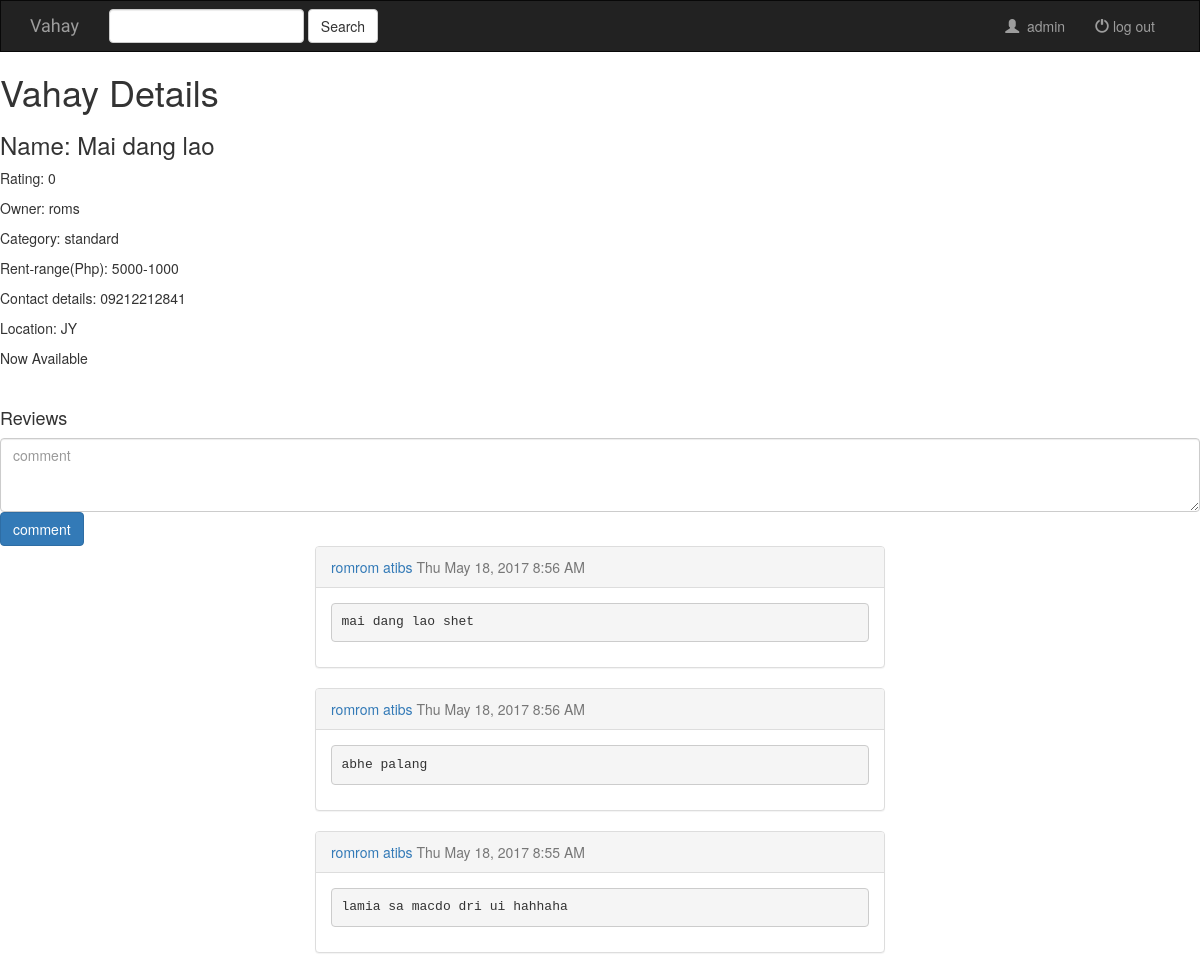
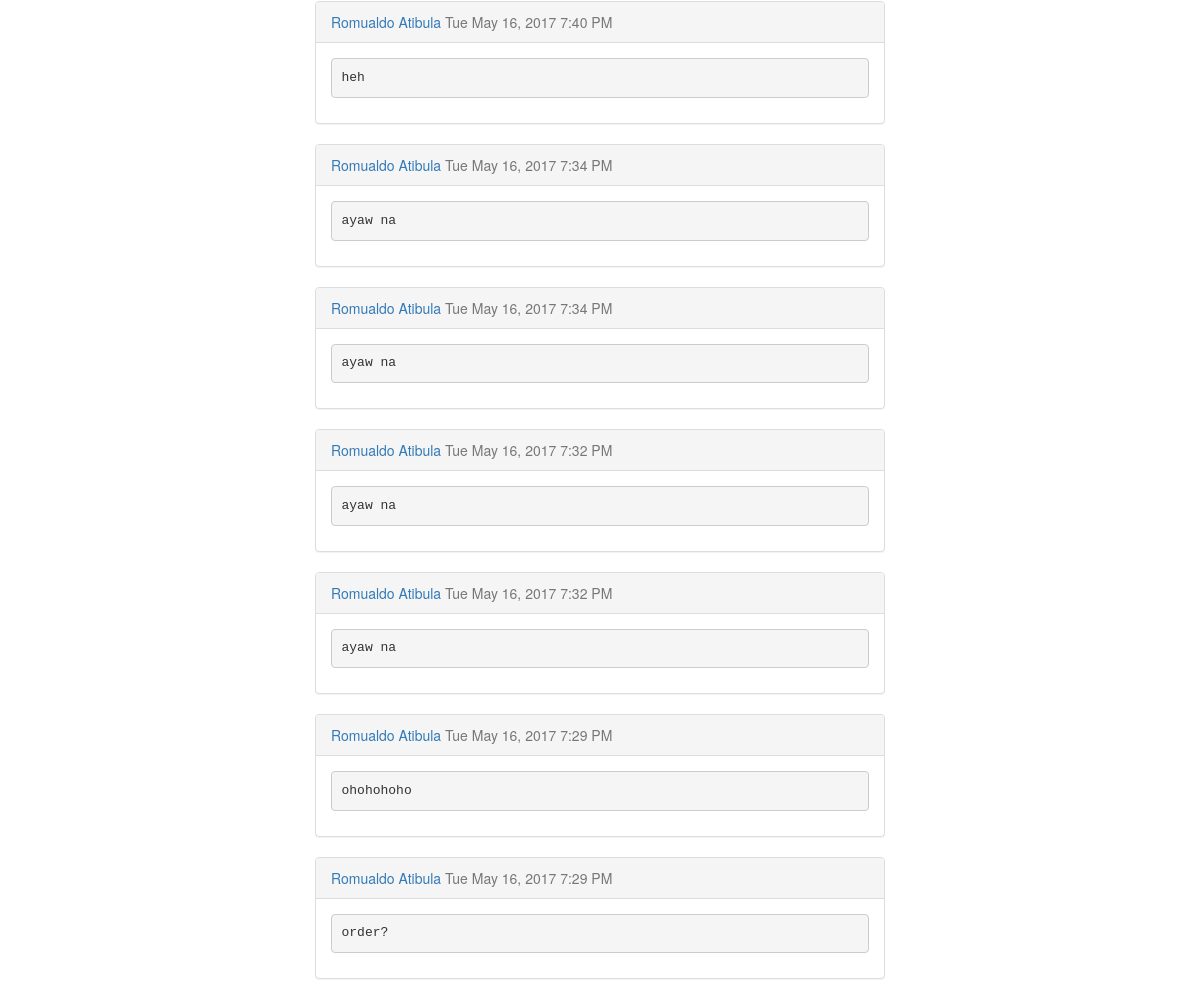
/vahay/vahay-details/4/ (signed in), run on an earlier commit of the app's database (2 pictures, top to bottom).
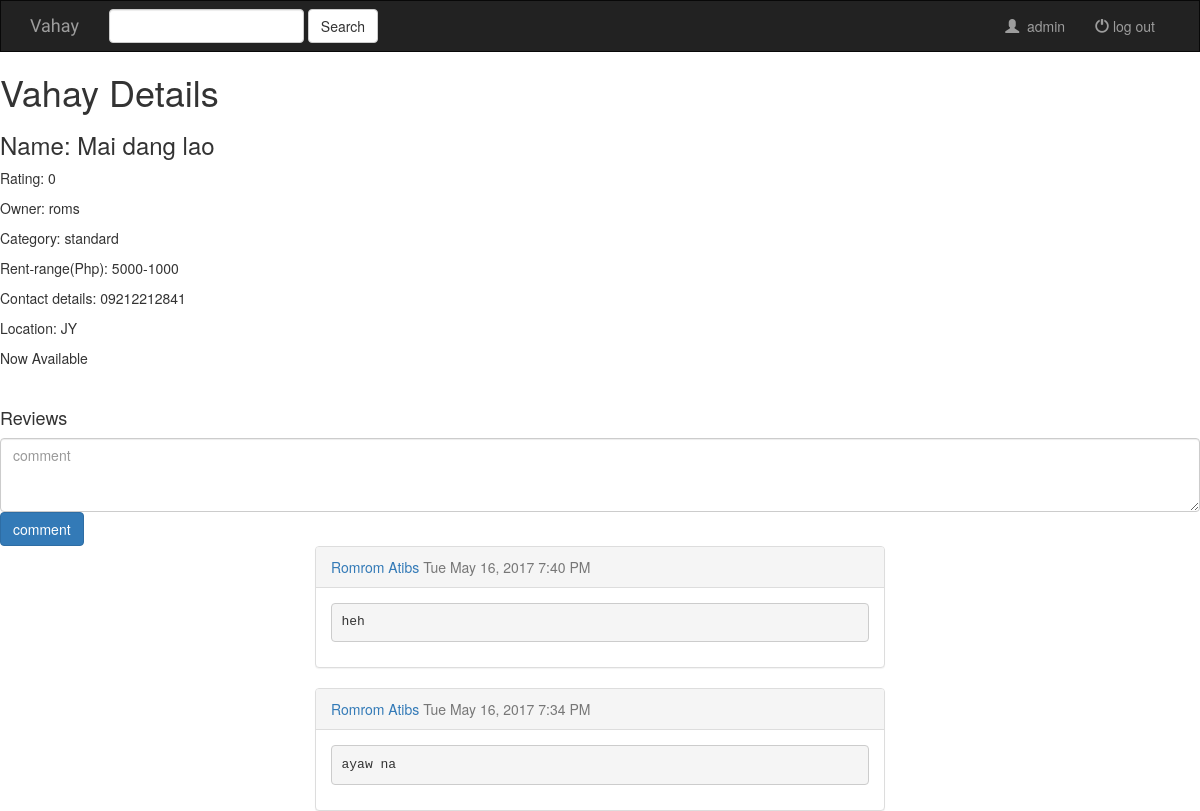
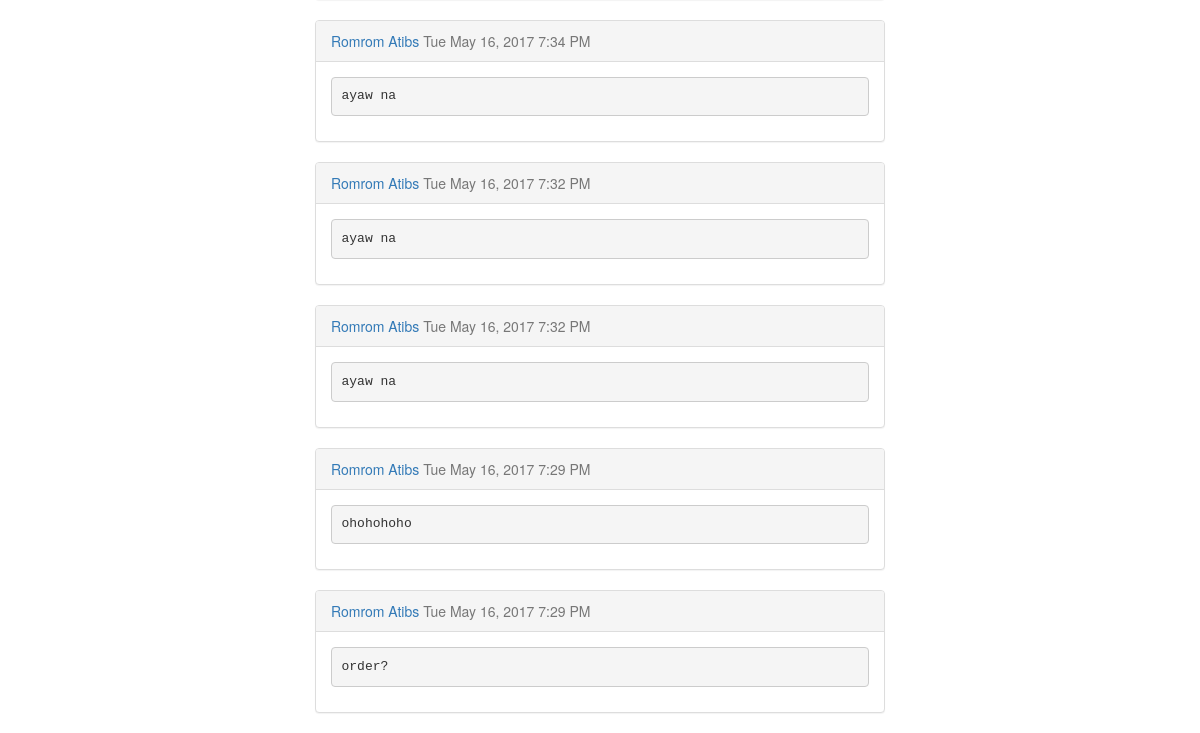
And on a later commit of the database (2 pictures, top to bottom).
### vahay/models.py (models this page shows, shortened)
class Vahay(models.Model):
	owner = models.ForeignKey(User, on_delete=models.CASCADE)
	name = models.CharField(max_length=255)
	rent_range = models.CharField(max_length=100)
	category = models.CharField(max_length=100)
	contact_details = models.CharField(max_length=100)
	rating = models.IntegerField(default=0)
	location = models.CharField(max_length=255)
	available = models.BooleanField(default=1)
	def isAvailable(self):
		if self.available == 1:
			return True
		else:
			return False

class Review(models.Model):
	user = models.ForeignKey(User, on_delete=models.CASCADE)
	vahay = models.ForeignKey(Vahay, on_delete=models.CASCADE)
	content = models.CharField(max_length=500)
	when_created = models.DateTimeField(auto_now_add=True)

### vahay/views.py (the view)
# urls.py: url(r'^vahay-details/(?P<pk>\d+)/$', views.vahay_details, name='vahay_details'),
def vahay_details(request, pk):
	if not request.user.is_authenticated:
		return redirect('/')
	vahay = get_object_or_404(Vahay, pk=pk)
	reviews = Review.objects.filter(vahay=vahay).order_by('-when_created')
	context={
		'vahay': vahay,
		'reviews': reviews
	}
	return render(request, 'vahay/vahayDetails.html', context=context)

### vahay/templates/vahay/vahayDetails.html (shortened to what this page needs)
{% extends 'base.html' %}
{% block body %}
	<h1>Vahay Details</h1>
	<h3>Name: {{ vahay.name }}</h3>
	<p>Rating: {{ vahay.rating }}</p>
	<p>Owner: {{ vahay.owner }}</p>
	<p>Category: {{ vahay.category }}</p>
	<p>Rent-range(Php): {{ vahay.rent_range }}</p>
	<p>Contact details: {{ vahay.contact_details }}</p>
	<p>Location: {{ vahay.location }}</p>
	{% if vahay.isAvailable %}
		<p>Now Available</p>
	{% else %}
		<p>Not Available</p>
	{% endif %}
	<br><h4>Reviews</h4>
	<form action="{% url 'vahay:add_comment' vahay.pk %}" method="POST">
        <textarea name="content" id="" cols="10" rows="3" class="form-control" placeholder="comment"></textarea>
        <button class="btn btn-primary tweet-btn">comment</button>
	</form>
	<div class="col-md-6 col-md-offset-3">
        {% for review in reviews %}
            <div class="panel panel-default">
                <div class="panel-heading">
                    <a href="{% url 'profile' user.username %}">{{ review.user.get_full_name }}</a>
                    <span class="text-muted">{{ review.when_created|date:'D M d, Y f A' }}</span>
                </div>
                <div class="panel-body">
                    <pre>{{ review.content }}</pre>
                </div>
            </div>
        {% endfor %}
    </div>
{% endblock %}

### vahaysite/templates/base.html (shortened to what this page needs)
{% load static %}
<!DOCTYPE html>
<html>
<head>
	<link rel="stylesheet" href="https://maxcdn.bootstrapcdn.com/bootstrap/3.3.7/css/bootstrap.min.css">
	<link rel="stylesheet" type="text/css" href="{% static 'css/style.css' %}">
</head>
<body>
	<nav class="navbar navbar-inverse">
		<div class="container fluid">
			<div class="navbar-header">
				<a class="navbar-brand" href="{% url 'home' %}">Vahay</a>
			</div>
			<div class="collapse navbar-collapse" id="topNavBar">
				<form class="navbar-form navbar-left" role="search" method="get" action="#">
					<div class="form-group">
						<input type="text" class="form-control" name="q" value="">
					</div>
					<button type="submit" class="btn btn-default">Search</button>
				</form>
				<ul class="nav navbar-nav navbar-right">
					<li class="">
						<a href="{% url 'profile' user.username %}">
							<span class="glyphicon glyphicon-user" aria-hidden="true"></span>&nbsp;
							{% block user %}{{ user.username }}{% endblock %}
						</a>
					</li>
					<li class="">
						<a href="{% url 'sign_out' %}">
							<span class="glyphicon glyphicon-off" aria-hidden="true"></span>&nbsp;log out
						</a>
					</li>
				</ul>
			</div>
		</div>
	</nav>
{% block body %}
{% endblock %}
</body>
</html>

### vahaysite/static/css/style.css (style rules this page uses)
.navbar { border-radius: 0; }
.navbar-brand { font-family: 'Satisfy', cursive; }

What changed in the data, as far as the page shows it:
removed Review: user.get_full_name "romrom atibs", when_created "Thu May 18, 2017 8:56 AM", content "mai dang lao shet"
removed Review: user.get_full_name "romrom atibs", when_created "Thu May 18, 2017 8:56 AM", content "abhe palang"
removed Review: user.get_full_name "romrom atibs", when_created "Thu May 18, 2017 8:55 AM", content "lamia sa macdo dri ui hahhaha"
changed through a linked row, Review "Tue May 16, 2017 7:40 PM": user.get_full_name "Romualdo Atibula" → "Romrom Atibs"
changed through a linked row, Review (number 2 of 7 on the later page): user.get_full_name "Romualdo Atibula" → "Romrom Atibs"
changed through a linked row, Review (number 3 of 7 on the later page): user.get_full_name "Romualdo Atibula" → "Romrom Atibs"
changed through a linked row, Review (number 4 of 7 on the later page): user.get_full_name "Romualdo Atibula" → "Romrom Atibs"
changed through a linked row, Review (number 5 of 7 on the later page): user.get_full_name "Romualdo Atibula" → "Romrom Atibs"
changed through a linked row, Review "ohohohoho": user.get_full_name "Romualdo Atibula" → "Romrom Atibs"
changed through a linked row, Review "order?": user.get_full_name "Romualdo Atibula" → "Romrom Atibs"
